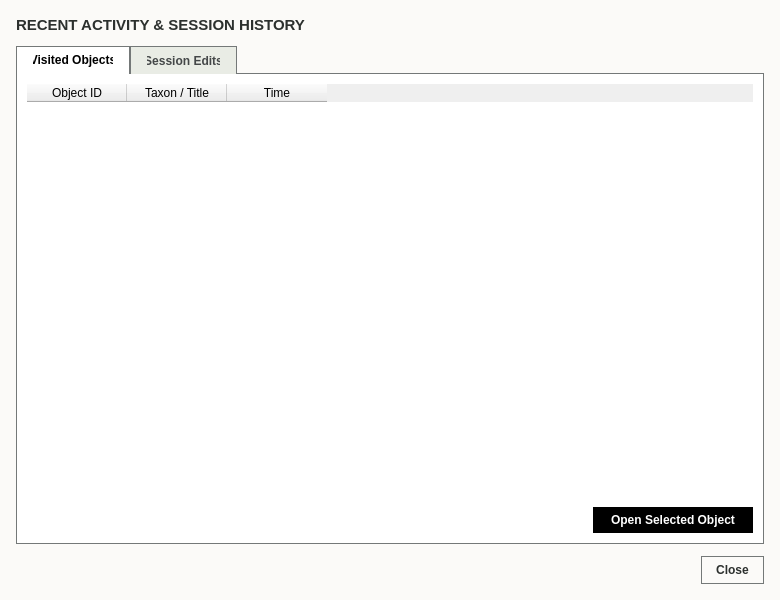
<?xml version="1.0" encoding="UTF-8"?>
<ui version="4.0">
 <class>RecentActivityDialog</class>
 <widget class="QDialog" name="RecentActivityDialog">
  <property name="geometry">
   <rect>
    <x>0</x>
    <y>0</y>
    <width>780</width>
    <height>600</height>
   </rect>
  </property>
  <property name="minimumSize">
   <size>
    <width>600</width>
    <height>450</height>
   </size>
  </property>
  <property name="windowTitle">
   <string>Recent Activity &amp; Session History</string>
  </property>
  <property name="styleSheet">
   <string notr="true">QDialog#RecentActivityDialog {
    background-color: #fbfaf8;
    color: #2c302e;
    font-family: 'Segoe UI', 'Inter', -apple-system, sans-serif;
}

QTabWidget::pane {
    border: 1px solid #747878;
    background-color: #ffffff;
    top: -1px;
}

QTabBar::tab {
    background-color: #e9ece5;
    color: #444748;
    border: 1px solid #747878;
    border-bottom: none;
    padding: 6px 16px;
    font-weight: bold;
    font-size: 12px;
}
QTabBar::tab:selected {
    background-color: #ffffff;
    color: #000000;
    border-bottom: 1px solid #ffffff;
}

QLineEdit {
    background-color: #ffffff;
    color: #2c302e;
    border: 1px solid #747878;
    padding: 5px 8px;
    font-family: 'Courier New', 'JetBrains Mono', monospace;
    font-size: 12px;
}

QTableWidget {
    background-color: #ffffff;
    color: #2c302e;
    border: none;
    gridline-color: #c4c7c7;
    font-family: 'Courier New', 'JetBrains Mono', monospace;
    font-size: 11px;
}
QTableWidget::item {
    padding: 4px;
}

QPushButton {
    background-color: #fbfaf8;
    color: #2c302e;
    border: 1px solid #747878;
    border-radius: 0px;
    padding: 6px 14px;
    font-size: 12px;
    font-weight: 600;
}
QPushButton:hover {
    background-color: #e9ece5;
}

QPushButton#btn_navigate {
    background-color: #000000;
    color: #ffffff;
    border: none;
    padding: 6px 18px;
}
QPushButton#btn_navigate:hover {
    background-color: #2c302e;
}</string>
  </property>
  <layout class="QVBoxLayout" name="root_layout">
   <property name="spacing">
    <number>12</number>
   </property>
   <property name="leftMargin">
    <number>16</number>
   </property>
   <property name="topMargin">
    <number>16</number>
   </property>
   <property name="rightMargin">
    <number>16</number>
   </property>
   <property name="bottomMargin">
    <number>16</number>
   </property>
   <item>
    <widget class="QLabel" name="lbl_title">
     <property name="styleSheet">
      <string notr="true">font-size: 15px; font-weight: bold; color: #2c302e;</string>
     </property>
     <property name="text">
      <string>RECENT ACTIVITY &amp; SESSION HISTORY</string>
     </property>
    </widget>
   </item>
   <item>
    <widget class="QTabWidget" name="tab_widget">
     <property name="currentIndex">
      <number>0</number>
     </property>
     <widget class="QWidget" name="tab_visited">
      <attribute name="title">
       <string>Visited Objects</string>
      </attribute>
      <layout class="QVBoxLayout" name="layout_tab_visited">
       <property name="spacing">
        <number>8</number>
       </property>
       <property name="leftMargin">
        <number>10</number>
       </property>
       <property name="topMargin">
        <number>10</number>
       </property>
       <property name="rightMargin">
        <number>10</number>
       </property>
       <property name="bottomMargin">
        <number>10</number>
       </property>
       <item>
        <widget class="QTableWidget" name="table_visited">
         <property name="editTriggers">
          <set>QAbstractItemView::EditTrigger::NoEditTriggers</set>
         </property>
         <property name="selectionMode">
          <enum>QAbstractItemView::SelectionMode::SingleSelection</enum>
         </property>
         <property name="selectionBehavior">
          <enum>QAbstractItemView::SelectionBehavior::SelectRows</enum>
         </property>
         <property name="columnCount">
          <number>3</number>
         </property>
         <column>
          <property name="text">
           <string>Object ID</string>
          </property>
         </column>
         <column>
          <property name="text">
           <string>Taxon / Title</string>
          </property>
         </column>
         <column>
          <property name="text">
           <string>Time</string>
          </property>
         </column>
        </widget>
       </item>
       <item>
        <layout class="QHBoxLayout" name="visited_actions">
         <item>
          <spacer name="spacer_visited">
           <property name="orientation">
            <enum>Qt::Orientation::Horizontal</enum>
           </property>
           <property name="sizeHint" stdset="0">
            <size>
             <width>40</width>
             <height>20</height>
            </size>
           </property>
          </spacer>
         </item>
         <item>
          <widget class="QPushButton" name="btn_navigate">
           <property name="cursor">
            <cursorShape>PointingHandCursor</cursorShape>
           </property>
           <property name="text">
            <string>Open Selected Object</string>
           </property>
          </widget>
         </item>
        </layout>
       </item>
      </layout>
     </widget>
     <widget class="QWidget" name="tab_edits">
      <attribute name="title">
       <string>Session Edits</string>
      </attribute>
      <layout class="QVBoxLayout" name="layout_tab_edits">
       <property name="spacing">
        <number>8</number>
       </property>
       <property name="leftMargin">
        <number>10</number>
       </property>
       <property name="topMargin">
        <number>10</number>
       </property>
       <property name="rightMargin">
        <number>10</number>
       </property>
       <property name="bottomMargin">
        <number>10</number>
       </property>
       <item>
        <layout class="QHBoxLayout" name="layout_search_edits">
         <item>
          <widget class="QLineEdit" name="input_filter_edits">
           <property name="placeholderText">
            <string>Search edits by Object ID or field...</string>
           </property>
          </widget>
         </item>
        </layout>
       </item>
       <item>
        <widget class="QTableWidget" name="table_edits">
         <property name="editTriggers">
          <set>QAbstractItemView::EditTrigger::NoEditTriggers</set>
         </property>
         <property name="selectionMode">
          <enum>QAbstractItemView::SelectionMode::SingleSelection</enum>
         </property>
         <property name="selectionBehavior">
          <enum>QAbstractItemView::SelectionBehavior::SelectRows</enum>
         </property>
         <property name="columnCount">
          <number>5</number>
         </property>
         <column>
          <property name="text">
           <string>Timestamp</string>
          </property>
         </column>
         <column>
          <property name="text">
           <string>Object ID</string>
          </property>
         </column>
         <column>
          <property name="text">
           <string>Action</string>
          </property>
         </column>
         <column>
          <property name="text">
           <string>Field Changed</string>
          </property>
         </column>
         <column>
          <property name="text">
           <string>New Value</string>
          </property>
         </column>
        </widget>
       </item>
      </layout>
     </widget>
    </widget>
   </item>
   <item>
    <layout class="QHBoxLayout" name="footer_layout">
     <item>
      <spacer name="spacer_footer">
       <property name="orientation">
        <enum>Qt::Orientation::Horizontal</enum>
       </property>
       <property name="sizeHint" stdset="0">
        <size>
         <width>40</width>
         <height>20</height>
        </size>
       </property>
      </spacer>
     </item>
     <item>
      <widget class="QPushButton" name="btn_close">
       <property name="cursor">
        <cursorShape>PointingHandCursor</cursorShape>
       </property>
       <property name="text">
        <string>Close</string>
       </property>
      </widget>
     </item>
    </layout>
   </item>
  </layout>
 </widget>
 <resources/>
 <connections/>
</ui>
